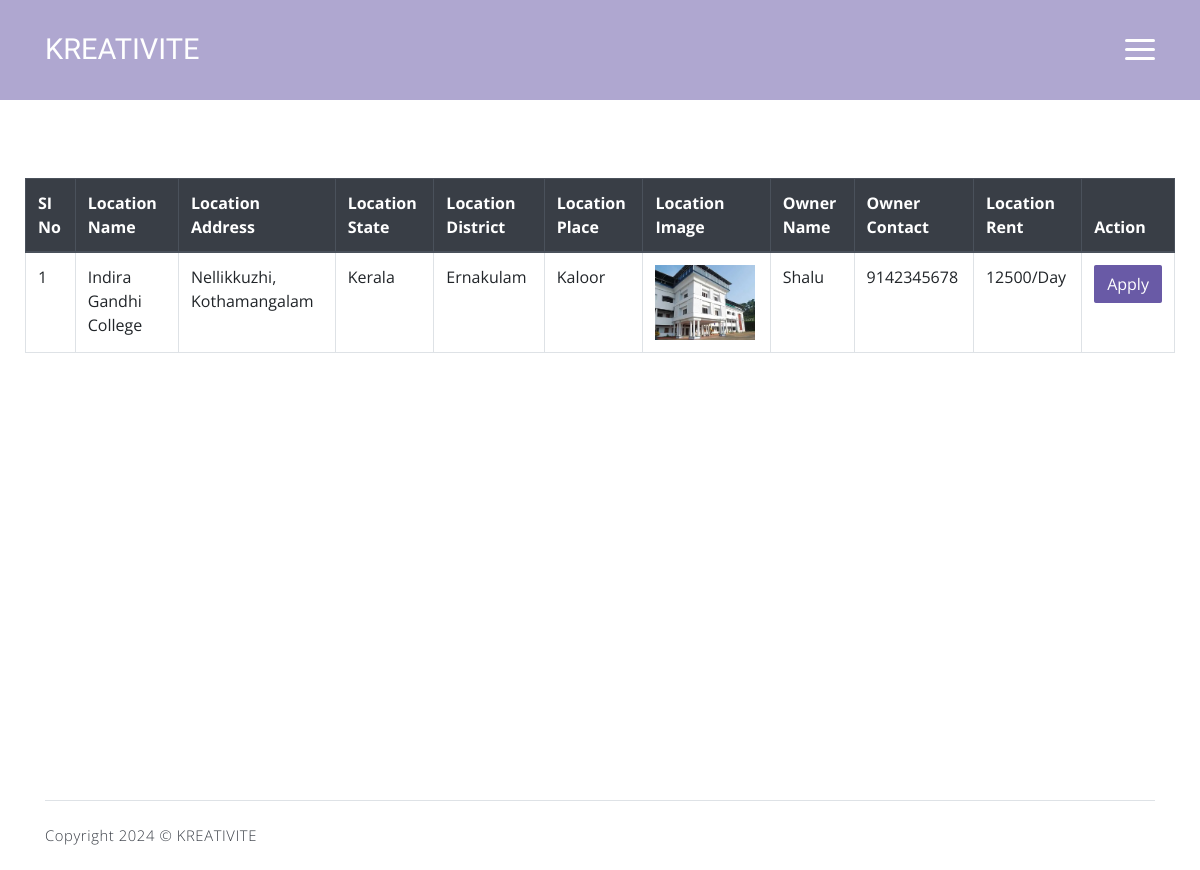
The app's page /Web/Hiringteam/ViewLocation.php (signed in) with its own data.
### tables this page shows
CREATE TABLE `tbl_locationdetails` (
  `location_id` int(11) NOT NULL,
  `location_name` varchar(50) NOT NULL,
  `location_address` varchar(50) NOT NULL,
  `place_id` int(11) NOT NULL,
  `location_image` varchar(500) NOT NULL,
  `lender_id` int(11) NOT NULL,
  `location_details` varchar(100) NOT NULL,
  `location_rent` varchar(30) NOT NULL
);

CREATE TABLE `tbl_state` (
  `state_id` int(11) NOT NULL,
  `state_name` varchar(50) NOT NULL
);

CREATE TABLE `tbl_district` (
  `district_id` int(11) NOT NULL,
  `district_name` varchar(50) NOT NULL,
  `state_id` int(11) NOT NULL
);

CREATE TABLE `tbl_place` (
  `place_id` int(11) NOT NULL,
  `place_name` varchar(50) NOT NULL,
  `district_id` int(11) NOT NULL
);

CREATE TABLE `tbl_locationlender` (
  `lender_id` int(11) NOT NULL,
  `lender_name` varchar(50) NOT NULL,
  `lender_contact` varchar(50) NOT NULL,
  `lender_address` varchar(50) NOT NULL,
  `lender_email` varchar(50) NOT NULL,
  `place_id` int(50) NOT NULL,
  `lender_photo` varchar(500) NOT NULL,
  `lender_proof` varchar(500) NOT NULL,
  `lender_password` varchar(50) NOT NULL,
  `lender_status` int(11) NOT NULL DEFAULT 0
);

### Web/Hiringteam/ViewLocation.php (the view, shortened to what this page needs)
<?php
include("../Assets/Connection/connection.php");
include("Head.php");
 ?>
<!DOCTYPE html PUBLIC "-//W3C//DTD XHTML 1.0 Transitional//EN" "http://www.w3.org/TR/xhtml1/DTD/xhtml1-transitional.dtd">
<html xmlns="http://www.w3.org/1999/xhtml">
<head>
</head>
<body>
<div class="container-fluid mt-5">
        <table class="table table-bordered">
            <thead class="thead-dark">
                <tr>
                    <th>SI No</th>
                    <th>Location Name</th>
                    <th>Location Address</th>
                    <th>Location State</th>
                    <th>Location District</th>
                    <th>Location Place</th>
                    <th>Location Image</th>
                    <th>Owner Name</th>
                    <th>Owner Contact</th>
                    <th>Location Rent</th>
                    <th>Action</th>
                </tr>
            </thead>
            <tbody>
                <?php
                $i = 0;
                $selQry = "select * from tbl_locationdetails l inner join tbl_place p on l.place_id = p.place_id inner join tbl_district d on p.district_id =d.district_id inner join tbl_state s on d.state_id = s.state_id inner join tbl_locationlender len on l.lender_id = len.lender_id ";
                $selData = $con->query($selQry);
                while($row = $selData->fetch_assoc())
                {
                    $i++
                ?>
                <tr>
                    <td><?php echo $i ?></td>
                    <td><?php echo $row["location_name"] ?></td>
                    <td><?php echo $row["location_address"] ?></td>
                    <td><?php echo $row["state_name"] ?></td>
                    <td><?php echo $row["district_name"] ?></td>
                    <td><?php echo $row["place_name"] ?></td>
                    <td><img src="../assets/files/loclender/Photo/<?php echo $row["location_image"]?>" width="100px" /></td>
                    <td><?php echo $row["lender_name"] ?></td>
                    <td><?php echo $row["lender_contact"] ?></td>
                    <td><?php echo $row["location_rent"] ?>/Day</td>
                    <td>
                        <a href="BookLocation.php?applyId=<?php echo $row["location_id"]?>" class="btn btn-primary">Apply</a>
                    </td>
                </tr>
                <?php } ?>
            </tbody>
        </table>
    </div>
</body>
</html>
<?php
include("Foot.php");
?>

### records on screen
tbl_locationdetails: location_name "Indira Gandhi College", location_address "Nellikkuzhi, Kothamangalam", tbl_state.state_name "Kerala", tbl_district.district_name "Ernakulam", place.place_name "Kaloor", location_image (picture), lender.lender_name "Shalu", lender.lender_contact "9142345678", location_rent "12500"
